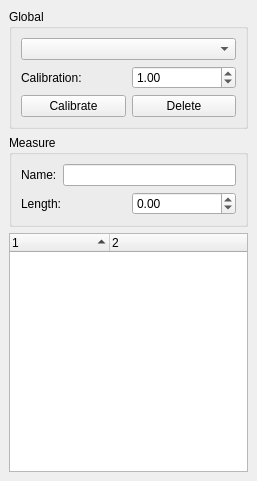
<?xml version="1.0" encoding="UTF-8"?>
<ui version="4.0">
 <class>MeasureWnd</class>
 <widget class="QDockWidget" name="MeasureWnd">
  <property name="geometry">
   <rect>
    <x>0</x>
    <y>0</y>
    <width>257</width>
    <height>481</height>
   </rect>
  </property>
  <property name="windowTitle">
   <string>Measure</string>
  </property>
  <widget class="QWidget" name="dockWidgetContents">
   <layout class="QVBoxLayout" name="verticalLayout">
    <item>
     <widget class="QGroupBox" name="groupBox">
      <property name="title">
       <string>Global</string>
      </property>
      <layout class="QVBoxLayout" name="verticalLayout_2">
       <item>
        <layout class="QHBoxLayout" name="horizontalLayout_3">
         <item>
          <widget class="QComboBox" name="m_UnitsDropdown"/>
         </item>
        </layout>
       </item>
       <item>
        <layout class="QHBoxLayout" name="horizontalLayout">
         <item>
          <widget class="QLabel" name="label">
           <property name="toolTip">
            <string>Total width of the current image.</string>
           </property>
           <property name="text">
            <string>Calibration:</string>
           </property>
          </widget>
         </item>
         <item>
          <widget class="QDoubleSpinBox" name="m_CalibrateValue">
           <property name="minimum">
            <double>0.100000000000000</double>
           </property>
           <property name="maximum">
            <double>64.000000000000000</double>
           </property>
           <property name="value">
            <double>1.000000000000000</double>
           </property>
          </widget>
         </item>
        </layout>
       </item>
       <item>
        <layout class="QHBoxLayout" name="horizontalLayout_2">
         <item>
          <widget class="QPushButton" name="m_CalibrateButton">
           <property name="text">
            <string>Calibrate</string>
           </property>
          </widget>
         </item>
         <item>
          <widget class="QPushButton" name="m_DeleteButton">
           <property name="text">
            <string>Delete</string>
           </property>
          </widget>
         </item>
        </layout>
       </item>
      </layout>
     </widget>
    </item>
    <item>
     <widget class="QGroupBox" name="groupBox_2">
      <property name="title">
       <string>Measure</string>
      </property>
      <layout class="QVBoxLayout" name="verticalLayout_3">
       <item>
        <layout class="QHBoxLayout" name="horizontalLayout_5">
         <item>
          <widget class="QLabel" name="label_3">
           <property name="text">
            <string>Name:</string>
           </property>
          </widget>
         </item>
         <item>
          <widget class="QLineEdit" name="m_MeasureName"/>
         </item>
        </layout>
       </item>
       <item>
        <layout class="QHBoxLayout" name="horizontalLayout_4">
         <item>
          <widget class="QLabel" name="label_2">
           <property name="text">
            <string>Length:</string>
           </property>
          </widget>
         </item>
         <item>
          <widget class="QDoubleSpinBox" name="m_MeasureLength">
           <property name="minimum">
            <double>-999999.000000000000000</double>
           </property>
           <property name="maximum">
            <double>1000000.000000000000000</double>
           </property>
          </widget>
         </item>
        </layout>
       </item>
      </layout>
     </widget>
    </item>
    <item>
     <widget class="QTreeWidget" name="m_ListView">
      <property name="columnCount">
       <number>2</number>
      </property>
      <attribute name="headerShowSortIndicator" stdset="0">
       <bool>true</bool>
      </attribute>
      <column>
       <property name="text">
        <string notr="true">1</string>
       </property>
      </column>
      <column>
       <property name="text">
        <string notr="true">2</string>
       </property>
      </column>
     </widget>
    </item>
   </layout>
  </widget>
 </widget>
 <resources/>
 <connections/>
</ui>
